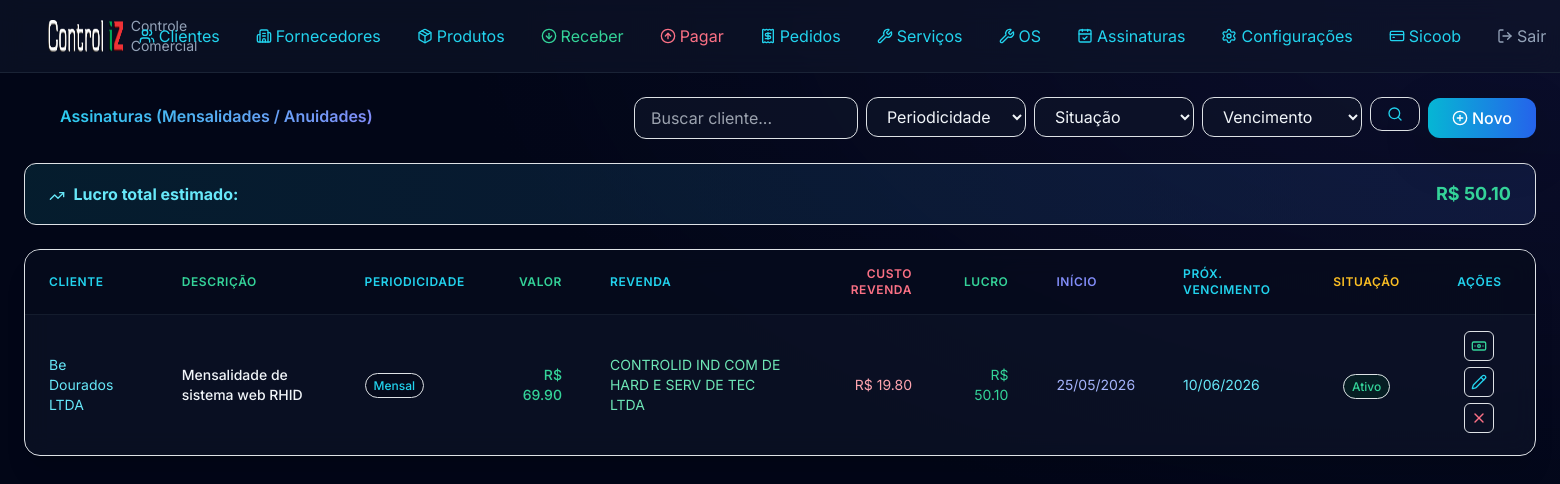
Screenshot of /assinaturas/ with the database file from the repository.
### models.py (models this page shows)
class Assinatura(Base):
    __tablename__ = "assinaturas"
    id = Column(Integer, primary_key=True, index=True)
    cliente_id = Column(Integer, ForeignKey("clientes.id"), nullable=False)
    bling_id = Column(BigInteger, nullable=True, unique=True)
    bling_updated_at = Column(DateTime, nullable=True)
    bling_pending_sync = Column(Boolean, default=False)
    periodicidade = Column(Integer, default=1)
    descricao = Column(String(300), nullable=False)
    valor = Column(Float, nullable=False)
    quantidade = Column(Integer, nullable=True)
    data_inicio = Column(Date, nullable=False)
    data_fim = Column(Date, nullable=True)
    dia_vencimento = Column(Integer, nullable=False)
    mes_vencimento = Column(Integer, default=0)
    situacao = Column(Integer, default=1)
    fornecedor_id = Column(Integer, ForeignKey("fornecedores.id"), nullable=True)
    valor_revenda = Column(Float, nullable=True)
    numero_contrato = Column(String(50), nullable=True)
    observacao = Column(Text, nullable=True)
    created_at = Column(DateTime, default=datetime.now)
    updated_at = Column(DateTime, default=datetime.now, onupdate=datetime.now)
    cliente = relationship("Cliente", back_populates="assinaturas")
    fornecedor = relationship("Fornecedor", back_populates="assinaturas")
    historico = relationship("AssinaturaHistorico", back_populates="assinatura", cascade="all, delete-orphan",
                             order_by="AssinaturaHistorico.data_alteracao.desc()")

class Cliente(Base):
    __tablename__ = "clientes"
    id = Column(Integer, primary_key=True, index=True)
    codigo = Column(String(50), nullable=True)
    bling_id = Column(BigInteger, nullable=True, unique=True)
    bling_updated_at = Column(DateTime, nullable=True)
    bling_pending_sync = Column(Boolean, default=False)
    nome = Column(String(200), nullable=False)
    cpf_cnpj = Column(String(20), nullable=True)
    tipo_pessoa = Column(String(10), nullable=True)
    email = Column(String(200), nullable=True)
    telefone = Column(String(20), nullable=True)
    celular = Column(String(20), nullable=True)
    endereco = Column(String(300), nullable=True)
    bairro = Column(String(100), nullable=True)
    cidade = Column(String(100), nullable=True)
    estado = Column(String(2), nullable=True)
    cep = Column(String(10), nullable=True)
    contato = Column(String(200), nullable=True)
    fantasia = Column(String(200), nullable=True)
    inscricao_estadual = Column(String(20), nullable=True)
    inscricao_municipal = Column(String(20), nullable=True)
    situacao = Column(String(1), default="A")
    observacao = Column(Text, nullable=True)
    created_at = Column(DateTime, default=datetime.now)
    updated_at = Column(DateTime, default=datetime.now, onupdate=datetime.now)
    contas_receber = relationship("ContaReceber", back_populates="cliente")
    assinaturas = relationship("Assinatura", back_populates="cliente")
    ordens_servico = relationship("OrdemServico", back_populates="cliente")

class Fornecedor(Base):
    __tablename__ = "fornecedores"
    id = Column(Integer, primary_key=True, index=True)
    codigo = Column(String(50), nullable=True)
    bling_id = Column(BigInteger, nullable=True, unique=True)
    bling_updated_at = Column(DateTime, nullable=True)
    bling_pending_sync = Column(Boolean, default=False)
    nome = Column(String(200), nullable=False)
    cpf_cnpj = Column(String(20), nullable=True)
    tipo_pessoa = Column(String(10), nullable=True)
    email = Column(String(200), nullable=True)
    telefone = Column(String(20), nullable=True)
    celular = Column(String(20), nullable=True)
    endereco = Column(String(300), nullable=True)
    bairro = Column(String(100), nullable=True)
    cidade = Column(String(100), nullable=True)
    estado = Column(String(2), nullable=True)
    cep = Column(String(10), nullable=True)
    contato = Column(String(200), nullable=True)
    fantasia = Column(String(200), nullable=True)
    inscricao_estadual = Column(String(20), nullable=True)
    inscricao_municipal = Column(String(20), nullable=True)
    situacao = Column(String(1), default="A")
    observacao = Column(Text, nullable=True)
    created_at = Column(DateTime, default=datetime.now)
    updated_at = Column(DateTime, default=datetime.now, onupdate=datetime.now)
    contas_pagar = relationship("ContaPagar", back_populates="fornecedor")
    assinaturas = relationship("Assinatura", back_populates="fornecedor")

### routers/assinaturas.py (the view)
@router.get("/")
def listar_assinaturas(
    request: Request, db: Session = Depends(get_db),
    periodicidade: str = Query(""), status_filtro: str = Query(""), busca: str = Query(""),
    vencimento_dias: str = Query("")
):
    query = db.query(Assinatura).join(Cliente)
    if periodicidade:
        try:
            query = query.filter(Assinatura.periodicidade == int(periodicidade))
        except ValueError:
            pass
    if status_filtro:
        try:
            query = query.filter(Assinatura.situacao == int(status_filtro))
        except ValueError:
            pass
    if busca:
        query = query.filter(Cliente.nome.ilike(f"%{busca}%"))
    if vencimento_dias:
        try:
            dias = int(vencimento_dias)
            hoje = date.today()
            fim = hoje + timedelta(days=dias)
            query = query.filter(
                (Assinatura.data_fim == None) | (Assinatura.data_fim >= hoje),
                Assinatura.data_inicio <= fim
            )
            assinaturas = query.order_by(Assinatura.data_inicio.desc()).all()
            assinaturas = [a for a in assinaturas if _proximo_vencimento(a) and hoje <= _proximo_vencimento(a) <= fim]
        except ValueError:
            assinaturas = query.order_by(Assinatura.data_inicio.desc()).all()
    else:
        assinaturas = query.order_by(Assinatura.data_inicio.desc()).all()
    for a in assinaturas:
        prox = _proximo_vencimento(a)
        if prox:
            a.proximo_vencimento = prox.strftime("%d/%m/%Y")
        else:
            a.proximo_vencimento = None
    lucro_total = sum(
        a.valor - (a.valor_revenda or 0)
        for a in assinaturas
    )
    clientes = db.query(Cliente).order_by(Cliente.nome).all()
    fornecedores = db.query(Fornecedor).order_by(Fornecedor.nome).all()
    return request.app.state.templates.TemplateResponse(
        "assinaturas/listar.html",
        {"request": request, "assinaturas": assinaturas, "clientes": clientes,
         "fornecedores": fornecedores, "periodicidade": periodicidade, "status_filtro": status_filtro,
         "busca": busca, "vencimento_dias": vencimento_dias, "SITUACAO_LABELS": SITUACAO_LABELS,
         "PERIODICIDADE_LABELS": PERIODICIDADE_LABELS, "lucro_total": lucro_total}
    )

### templates/assinaturas/listar.html (shortened to what this page needs)
{% extends "base.html" %}
{% block content %}
<div class="flex flex-col md:flex-row md:items-center md:justify-between mb-6 gap-3">
    <h4 class="text-transparent bg-clip-text bg-gradient-to-r from-cyan-400 to-indigo-400 font-semibold"><i data-lucide="calendar-check-2" class="w-6 h-6 inline me-2"></i> Assinaturas (Mensalidades / Anuidades)</h4>
    <div class="flex flex-wrap items-center gap-2">
        <form class="flex flex-wrap gap-2">
            <div class="w-56"><input type="text" class="w-full px-3 py-2 bg-slate-900/60 border border-slate-800/80 rounded-xl text-slate-100 focus:border-cyan-500/50" name="busca" placeholder="Buscar cliente..." value="{{ busca }}"></div>
            <div class="w-40">
                <select class="w-full px-3 py-2 bg-slate-900/60 border border-slate-800/80 rounded-xl text-slate-100 focus:border-cyan-500/50" name="periodicidade" onchange="this.form.submit()">
                    <option value="">Periodicidade</option>
                </select>
            </div>
            <div class="w-40">
                <select class="w-full px-3 py-2 bg-slate-900/60 border border-slate-800/80 rounded-xl text-slate-100 focus:border-cyan-500/50" name="status_filtro" onchange="this.form.submit()">
                    <option value="">Situação</option>
                </select>
            </div>
            <div class="w-40">
                <select class="w-full px-3 py-2 bg-slate-900/60 border border-slate-800/80 rounded-xl text-slate-100 focus:border-cyan-500/50" name="vencimento_dias" onchange="this.form.submit()">
                    <option value="">Vencimento</option>
                </select>
            </div>
            <div><button class="px-3 py-2 border border-slate-800/80 rounded-xl text-cyan-400 hover:bg-slate-800/50 transition" type="submit"><i data-lucide="search" class="w-4 h-4"></i></button></div>
        </form>
        <button class="flex items-center px-4 py-2 bg-gradient-to-r from-cyan-500 to-blue-600 hover:from-cyan-600 hover:to-blue-700 text-white rounded-xl font-medium transition-all shadow-lg shadow-cyan-500/10" data-bs-toggle="modal" data-bs-target="#modalNova"><i data-lucide="plus-circle" class="w-4 h-4 me-1"></i> Novo</button>
    </div>
</div>
{% if lucro_total > 0 %}
<div class="flex items-center justify-between px-4 py-3 mb-4 bg-gradient-to-r from-cyan-950/50 to-blue-950/50 border border-cyan-800/50 rounded-xl">
    <span class="text-cyan-300"><i data-lucide="trending-up" class="w-4 h-4 inline me-1"></i> <strong>Lucro total estimado:</strong></span>
    <span class="text-lg font-bold text-emerald-400">R$ {{ "%.2f"|format(lucro_total) }}</span>
</div>
{% endif %}
<div class="bg-slate-900/60 backdrop-blur-md border border-slate-800/80 rounded-2xl shadow-xl overflow-hidden">
    <table class="w-full divide-y divide-slate-800/60">
        <thead class="bg-slate-950/50">
            <tr>
                <th class="px-4 py-3 text-left text-xs font-semibold text-cyan-400 uppercase tracking-wider">Cliente</th>
                <th class="px-4 py-3 text-left text-xs font-semibold text-emerald-400 uppercase tracking-wider">Descrição</th>
                <th class="px-4 py-3 text-left text-xs font-semibold text-cyan-400 uppercase tracking-wider">Periodicidade</th>
                <th class="px-4 py-3 text-right text-xs font-semibold text-emerald-400 uppercase tracking-wider">Valor</th>
                <th class="px-4 py-3 text-left text-xs font-semibold text-cyan-400 uppercase tracking-wider">Revenda</th>
                <th class="px-4 py-3 text-right text-xs font-semibold text-rose-400 uppercase tracking-wider">Custo Revenda</th>
                <th class="px-4 py-3 text-right text-xs font-semibold text-emerald-400 uppercase tracking-wider">Lucro</th>
                <th class="px-4 py-3 text-left text-xs font-semibold text-indigo-400 uppercase tracking-wider">Início</th>
                <th class="px-4 py-3 text-left text-xs font-semibold text-cyan-400 uppercase tracking-wider">Próx. Vencimento</th>
                <th class="px-4 py-3 text-center text-xs font-semibold text-amber-400 uppercase tracking-wider">Situação</th>
                <th class="px-4 py-3 text-center text-xs font-semibold text-cyan-400 uppercase tracking-wider">Ações</th>
            </tr>
        </thead>
        <tbody class="divide-y divide-slate-800/60">
            {% for a in assinaturas %}
            <tr class="hover:bg-slate-800/40 transition">
                <td class="px-4 py-3 text-sm text-cyan-300"><a href="/clientes/{{ a.cliente.id }}">{{ a.cliente.nome }}</a></td>
                <td class="px-4 py-3 text-sm font-medium text-slate-100">{{ a.descricao }}</td>
                <td class="px-4 py-3 text-sm text-slate-300"><span class="px-2 py-1 text-xs font-medium bg-slate-950/50 text-cyan-400 border border-slate-800/50 rounded-full">{{ PERIODICIDADE_LABELS.get(a.periodicidade, a.periodicidade) }}</span></td>
                <td class="px-4 py-3 text-right text-sm text-emerald-400 font-medium">R$ {{ "%.2f"|format(a.valor) }}</td>
                <td class="px-4 py-3 text-sm text-emerald-300">{{ a.fornecedor.nome if a.fornecedor else '-' }}</td>
                <td class="px-4 py-3 text-right text-sm text-rose-300">{% if a.valor_revenda %}R$ {{ "%.2f"|format(a.valor_revenda) }}{% else %}<span class="text-slate-600">-</span>{% endif %}</td>
                <td class="px-4 py-3 text-right text-sm{% if a.valor_revenda %} text-emerald-400{% else %} text-slate-600{% endif %}">{% if a.valor_revenda %}R$ {{ "%.2f"|format(a.valor - a.valor_revenda) }}{% else %} -{% endif %}</td>
                <td class="px-4 py-3 text-sm text-indigo-300">{{ a.data_inicio.strftime('%d/%m/%Y') if a.data_inicio else '-' }}</td>
                <td class="px-4 py-3 text-sm text-cyan-300">{{ a.proximo_vencimento if a.proximo_vencimento else '-' }}</td>
                <td class="px-4 py-3 text-center">
                    {% set cor = 'emerald' if a.situacao == 1 else 'rose' if a.situacao == 0 else 'slate' if a.situacao == 2 else 'cyan' if a.situacao == 3 else 'amber' %}
                    {% set texto_situacao = 'Ativo' if a.situacao == 1 else 'Inativo' if a.situacao == 0 else 'Baixado' if a.situacao == 2 else 'Isento' if a.situacao == 3 else 'Em Avaliação' if a.situacao == 4 else a.situacao %}
                    <span class="px-2 py-1 text-xs font-medium bg-{{ cor }}-950/50 text-{{ cor }}-400 border border-{{ cor }}-800/50 rounded-full">{{ texto_situacao }}</span>
                </td>
                <td class="px-4 py-3 text-center">
                    <a href="/assinaturas/{{ a.id }}/gerar-cobranca" class="inline-block p-1.5 text-emerald-400 border border-slate-700 rounded hover:bg-emerald-950/30 transition" title="Gerar cobrança"><i data-lucide="banknote" class="w-4 h-4"></i></a>
                    <a href="/assinaturas/{{ a.id }}/editar" class="inline-block p-1.5 text-cyan-400 border border-slate-700 rounded hover:bg-cyan-950/30 transition" title="Editar"><i data-lucide="pencil" class="w-4 h-4"></i></a>
                    {% if a.situacao == 1 %}
                    <a href="/assinaturas/{{ a.id }}/cancelar" class="inline-block p-1.5 text-rose-400 border border-slate-700 rounded hover:bg-rose-950/30 transition" title="Cancelar"><i data-lucide="x" class="w-4 h-4"></i></a>
                    {% endif %}
                </td>
            </tr>
            {% else %}
            <tr><td colspan="11" class="px-4 py-12 text-center text-slate-500">Nenhuma assinatura cadastrada</td></tr>
            {% endfor %}
        </tbody>
    </table>
</div>
{% endblock %}

### static/css/styles.css (style rules this page uses)
:root { --bg-primary: #0b1120; --bg-secondary: #111827; --glass-bg: rgba(17, 24, 39, 0.7); --glass-border: rgba(255, 255, 255, 0.08); --accent-primary: #0066cc; --accent-secondary: #00b359; --accent-tertiary: #e62e2e; --accent-gradient: linear-gradient(135deg, #0066cc 0%, #00b359 100%); --text-primary: #ffffff; --text-secondary: #94a3b8; --text-muted: #64748b; --success: #00b359; --warning: #f59e0b; --danger: #e62e2e; }
* { font-family: 'Inter', sans-serif; }
body { background-color: var(--bg-primary); color: var(--text-primary); min-height: 100vh; }

### rows the page displays
Assinatura: cliente.nome "Be Dourados LTDA", descricao "Mensalidade de sistema web RHID", get "Mensal", valor "69.90", fornecedor "CONTROLID IND COM DE HARD E SERV DE TEC LTDA", valor_revenda "19.80", a.valor-a.valor_revenda "50.10", data_inicio "25/05/2026", proximo_vencimento "10/06/2026", texto_situacao "Ativo"

### other values shown
{{ "%.2f"|format(lucro_total) }} "50.10"
